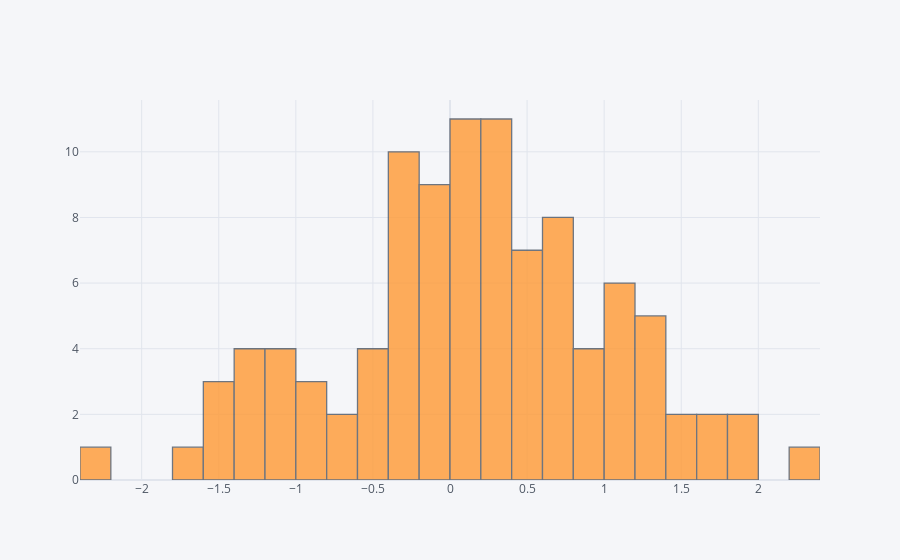

The code cell stored with this chart in its notebook:
### Code cell
# Use the .iplot() method with arguments kind (histogram), 
#and bins to specify the quantity of distribution buckets.

df['A'].iplot(kind='histogram', bins=40)

### Figure 1 — Plotly figure (JSON) as saved in the notebook; plotly's stock layout.template omitted (floating-point values rounded to 4 significant figures)
{"data": [{"histfunc": "count", "histnorm": "", "marker": {"color": "rgba(255, 153, 51, 1.0)", "line": {"color": "#4D5663", "width": 1.3}}, "name": "A", "nbinsx": 40, "opacity": 0.8, "orientation": "v", "type": "histogram", "x": [-0.1295, 0.1127, -0.2654, 1.214, -0.2431, 0.7003, 0.7247, 1.815, 0.2491, -0.3129, 0.4443, -0.907, 1.577, -0.4525, 0.4829, -0.3479, -0.2843, 0.05956, -0.5955, -0.09849, -1.336, -0.4249, -0.2065, 0.2823, -1.435, 0.5402, 1.077, -0.3364, 1.634, -1.099, 0.5147, 0.6812, 1.172, 0.001378, 0.9856, -0.09679, -0.445, -1.126, 1.647, 1.079, -1.394, 0.732, 0.08862, 0.3961, 0.03571, -0.2024, -0.3526, 0.6996, 1.293, 0.5341, 0.1197, 0.6313, 1.399, 0.2145, 0.7487, -1.247, -2.209, -0.1783, 0.9397, 0.1389, -1.544, -1.795, -1.04, 0.2103, -0.8201, -0.1677, -0.05749, 1.297, 0.32, -0.2159, 1.122, 0.8301, 1.016, 0.07587, -0.1571, -0.6398, 0.9348, -0.0703, 0.5354, 0.1419, -0.1244, 0.4863, 1.212, 0.6146, 0.19, -0.8972, 0.06184, 2.342, 0.3854, -1.171, 0.2208, -0.7946, 1.199, 1.589, -1.439, 0.2315, -1.324, 0.3724, 1.805, 0.3605]}], "layout": {"barmode": "overlay", "legend": {"bgcolor": "#F5F6F9", "font": {"color": "#4D5663"}}, "paper_bgcolor": "#F5F6F9", "plot_bgcolor": "#F5F6F9", "title": {"font": {"color": "#4D5663"}}, "xaxis": {"gridcolor": "#E1E5ED", "showgrid": true, "tickfont": {"color": "#4D5663"}, "title": {"font": {"color": "#4D5663"}, "text": ""}, "zerolinecolor": "#E1E5ED"}, "yaxis": {"gridcolor": "#E1E5ED", "showgrid": true, "tickfont": {"color": "#4D5663"}, "title": {"font": {"color": "#4D5663"}, "text": ""}, "zerolinecolor": "#E1E5ED"}}}
